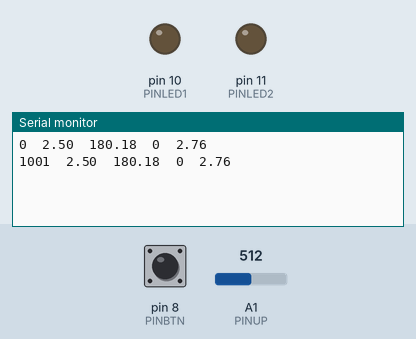
Bench run of a sketch on a simulated Arduino Uno, built with avr-gcc and run on an emulated ATmega328P. On the bench: output pins drawn as LEDs (lit = HIGH), the last lines printed to the serial monitor. Inputs (shaded band) come from the test bench; at power-on: A1 (PINUP) = 512, pin 8 (PINBTN) HIGH.

Above: at 1.2 s.
1.3 s: A1 (PINUP) set to 1009
At 2.6 s:
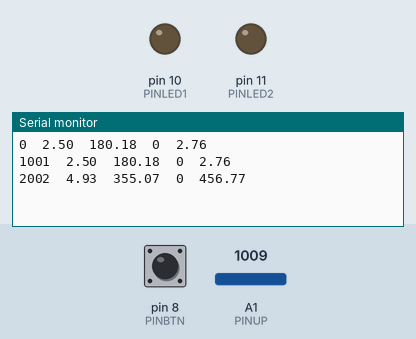
2.8 s: A1 (PINUP) set to 1023
At 3.8 s:
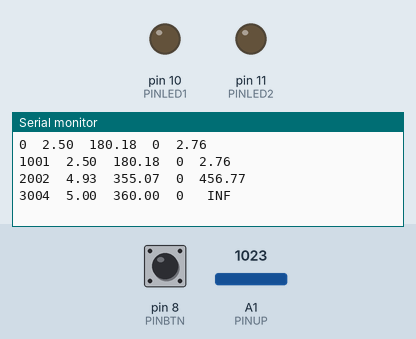
Timing chart, 0 to 5.8 s (numbered marks = the images above; inputs shaded):
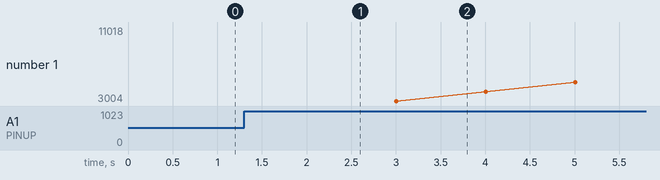

The sketch:

lab_04.ino
```cpp
// Define Macros
#define PINLED1 10
#define PINLED2 11
#define PINBTN 8
#define PINPOT A0
#define PINUP A1
#define PINLDR A2
// Global Variables
unsigned int aR;
float luminosidade;
int count = 0;
// Global functions

// 2(a1) Function that reads the signal and returns the tension
float voltage(byte pin) {
  aR = analogRead(pin);
  return (aR * 5.0) / 1023.0;
}

// 2(a2) Function that returns the position of a given tension ...
float pos(byte pin) {
  return (voltage(pin) * 360.0) / 5.0;
}
// 2(a2) ... and the brightness
float bright(byte pin) {
  float ldrRes = 10 * ((5.0/voltage(pin)) - 1);
  return (43.141 * pow(ldrRes, -(1/0.837)));
}

void pressed() {
    int isPressed = digitalRead(PINBTN);
    if(isPressed == 0) {
      Serial.print("1\t");
    }
    else {
      Serial.print("0\t");
    }
}

// 2(b) Prints the values to the console
void prints(byte pin) {
  Serial.print((String)millis() + '\t'); // timestamp in milliseconds (ms)
  Serial.print((String)voltage(pin) + '\t'); // Voltage (v)
  Serial.print((String)pos(pin) + '\t'); // Position (x)
  pressed(); // pressed (0/1)
  Serial.println((String)bright(pin)); // Brightness (%)
  delay(1000);
}

// 2(c) Read, Write and print only twice per second
void twice(byte pin) {
  for (int i = 0; i < 2; i++) {
      prints(pin);
  }
  delay(500);
}

// 3(a) Frequency value controls by a given tension D1 brightness
void controlLedByFrequency(float v) {
  float half_T = (500.0/0.5 - 500.0/50.0)/(-5.0) * v + 500/0.5;
  digitalWrite(PINLED1, HIGH);
  delay(half_T);
  digitalWrite(PINLED1, LOW);
  delay(half_T);
}

// 3(b) test LED2 for it's brightness between 0 and 255, (0% - 100%)
void controlLedByPercentage(int percentage) {
  float brightness = (percentage * 100.0) / 255.0;
  analogWrite(PINLED2, brightness);
}

// 4(a) Pot regulates the value of led D1
void controlLedByPot() {
  digitalWrite(PINLED1, HIGH);
  delay(voltage(PINPOT));
  digitalWrite(PINLED1, LOW);
  delay(voltage(PINPOT));
}

// 4(b) Values from the console controls D2
void controlLedByConsole() {
  if(Serial.available()) {
    int input = Serial.parseInt();
    luminosidade = input * 2.55;
  }
  analogWrite(PINLED2, luminosidade);
}

// 4(c) Increments by pressing a button
int incrementPressed() {
  int btnState = digitalRead(PINBTN);
  if (btnState == 1) {
    count++;
  }
  delay(1000);
  return count;
}

void setup() {
  // Baud
  Serial.begin(9600);
  // Configure pins
  pinMode(PINLED1, OUTPUT);
  pinMode(PINLED2, OUTPUT);
  pinMode(PINLDR, INPUT);
  pinMode(PINBTN, INPUT);
  pinMode(PINUP, INPUT);
}

void loop() {
  // S1 Potenciometro
  // prints(PINPOT);
  // S2 botao com pullup
  // prints(PINUP);
  // S3 botao
  // prints(PINBTN);
  // S4 LDR com pullup
  prints(PINUP);
  // 2(c) prints twice
  // twice(PINBTN);
  // 3(a) LED1 by frequency
  // controlLedByFrequency(3);
  // 3(b) LED2 by percentage
  // controlLedByPercentage(50);
  // S5 4(a) LED1
  // controlLedByPot();
  // S6 4(b) LED2
  // controlLedByConsole();
  // 4(c)
  // Serial.println(incrementPressed());
}
```

Measured:
- the behaviour switches between 1022 and 1023 on A1 (PINUP) (found by bisection; images 1 and 2)
- after the input at 1.3 s, the serial monitor: prints a new line after 0.70 s (image 1)
- after the input at 2.8 s, the serial monitor: prints a new line after 0.21 s (image 2)
